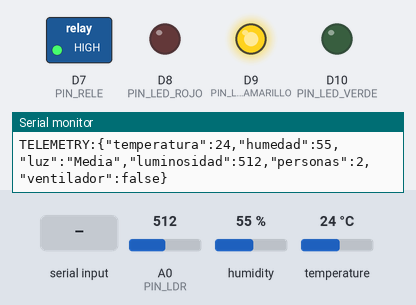
This sketch was run on a simulated Arduino Uno R4 WiFi. Shown: switched loads named in the sketch (green lamp = pin HIGH), output pins drawn as LEDs (lit = HIGH), the last lines printed to the serial monitor. Inputs (shaded band) come from the test bench; at power-on: temperature 24 °C, A0 (PIN_LDR) = 512, humidity 55 %.

Above: at 2.2 s.
2.3 s: temperature set to 27 °C
At 5.7 s:
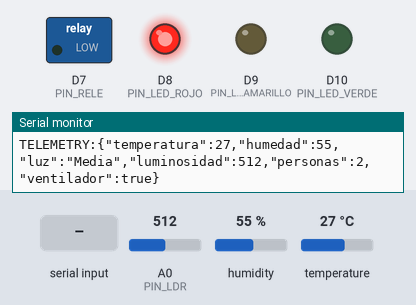
6.0 s: A0 (PIN_LDR) set to 364
7.5 s: A0 (PIN_LDR) set to 331
10.5 s: "FAN:0\n" received over Serial
At 11.7 s:
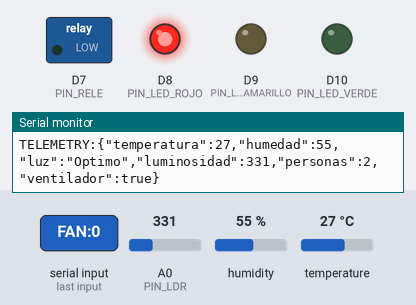
12.0 s: temperature set to 12 °C
At 14.0 s:
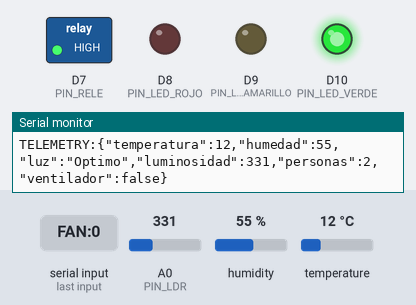
15.0 s: "FAN:1\n" received over Serial
At 15.4 s:
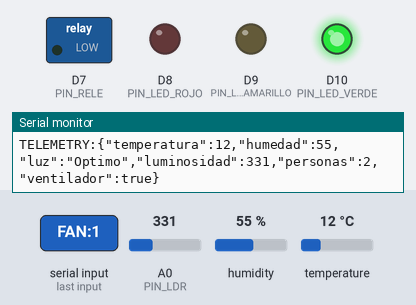
Timing chart, 0 to 17.5 s (numbered marks = the images above; inputs shaded):
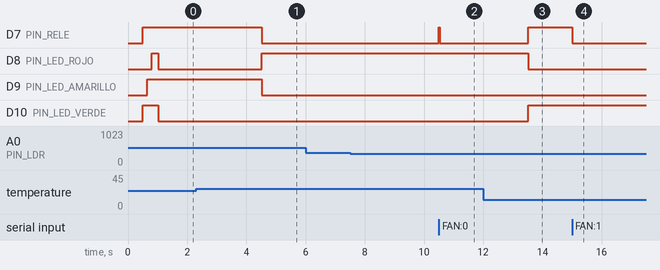

Measured:
- the behaviour switches between 25 and 26 °C on temperature (found by bisection; images 0 and 1)
- after the input at 2.3 s, D7 (PIN_RELE), D9 (PIN_LED_AMARILLO): HIGH → LOW after 2.2 s; D8 (PIN_LED_ROJO): LOW → HIGH after 2.2 s
- after the input at 10.5 s, D7 (PIN_RELE): LOW → HIGH at once, → LOW 0.02 s later
- after the input at 12.0 s, D7 (PIN_RELE), D10 (PIN_LED_VERDE): LOW → HIGH after 1.5 s; D8 (PIN_LED_ROJO): HIGH → LOW after 1.5 s
- after the input at 15.0 s, D7 (PIN_RELE): HIGH → LOW at once

The sketch:

sala_automatizada_uno_r4_wifi.ino
```cpp
/*
 * ==============================================================================
 * SISTEMA SALA AUTOMATIZADA - INACAP / ISO 27400
 * Placa: ARDUINO UNO R4 WIFI (Comunicacion Dual: Wi-Fi + USB Serial Bridge)
 * Umbral de Activacion Automatica del Ventilador: > 25.0 °C
 * ==============================================================================
 */

#include <WiFiS3.h>
#include <DHT.h>
#include <ArduinoJson.h>

// --- DEFINICION DE PINES ---
#define PIN_DHT           2   // Sensor DHT11 (Pin S)
#define TIPO_DHT          DHT11

#define PIN_LDR           A0  // Sensor LDR Fotoresistor (Pin AO)

#define PIN_LED_ROJO      8   // Semaforo - Pin R (> 25.0 °C)
#define PIN_LED_AMARILLO  9   // Semaforo - Pin Y (24.0 °C a 25.0 °C)
#define PIN_LED_VERDE     10  // Semaforo - Pin G (< 24.0 °C)

#define PIN_RELE          7   // Modulo Rele Songle (Pin IN - Activo en LOW)

// --- UMBRAL TERMICO AUTOMATICO ---
#define UMBRAL_VENTILADOR 25.0

// --- CONFIGURACION WI-FI ---
const char* WIFI_SSID = "TuNombreDeWiFi";
const char* WIFI_PASS = "TuClaveWiFi";

// Red Wi-Fi propia del Arduino (Access Point):
const char* AP_SSID = "SALA_AUTOMATIZADA";
const char* AP_PASS = "12345678";

DHT dht(PIN_DHT, TIPO_DHT);
WiFiServer server(80);

// --- VARIABLES GLOBALES ---
float temperatura = 24.0;
float humedad = 50.0;
int lecturaLdrActual = 0;
String estadoLuz = "Optimo";
bool ventiladorEncendido = false;
bool controlManualActivo = false;
int personasEstimadas = 2;

unsigned long ultimoMuestreo = 0;

// --- ENVIAR TELEMETRIA POR SERIAL (USB) ---
void enviarEstadoSerial() {
  StaticJsonDocument<256> doc;
  doc["temperatura"] = temperatura;
  doc["humedad"] = humedad;
  doc["luz"] = estadoLuz;
  doc["luminosidad"] = lecturaLdrActual;
  doc["personas"] = personasEstimadas;
  doc["ventilador"] = ventiladorEncendido;

  Serial.print("TELEMETRY:");
  serializeJson(doc, Serial);
  Serial.println();
}

// --- CONTROL DEL SEMAFORO FISICO ---
void actualizarSemaforo(float temp) {
  digitalWrite(PIN_LED_VERDE, LOW);
  digitalWrite(PIN_LED_AMARILLO, LOW);
  digitalWrite(PIN_LED_ROJO, LOW);

  if (temp > UMBRAL_VENTILADOR) {
    // Alerta (> 25.0 °C): LED Rojo
    digitalWrite(PIN_LED_ROJO, HIGH);
  } else if (temp >= 24.0) {
    // Precaucion (24.0 °C a 25.0 °C): LED Amarillo
    digitalWrite(PIN_LED_AMARILLO, HIGH);
  } else {
    // Optimo (< 24.0 °C): LED Verde
    digitalWrite(PIN_LED_VERDE, HIGH);
  }
}

// --- CONTROL DEL VENTILADOR VIA RELE (ACTIVO EN LOW) ---
void accionarVentilador(bool encender) {
  ventiladorEncendido = encender;
  // El modulo rele Songle SRD-05VDC-SL-C es Activo en BAJO (LOW = Encendido, HIGH = Apagado)
  digitalWrite(PIN_RELE, encender ? LOW : HIGH);
}

// --- LECTURA PERIODICA DE SENSORES ---
void leerSensores() {
  float t = dht.readTemperature();
  float h = dht.readHumidity();

  if (!isnan(t) && t > 0.0 && t < 80.0) {
    temperatura = t;
  }
  if (!isnan(h) && h >= 0.0 && h <= 100.0) {
    humedad = h;
  }

  lecturaLdrActual = analogRead(PIN_LDR);
  if (lecturaLdrActual < 350) {
    estadoLuz = "Optimo";
  } else if (lecturaLdrActual < 750) {
    estadoLuz = "Media";
  } else {
    estadoLuz = "Baja";
  }

  // Actualizar semaforo LED segun la temperatura real
  actualizarSemaforo(temperatura);

  // Regla automatica OT:
  // 1) Si la temperatura esta por encima de 25.0 °C, encender ventilador automaticamente
  if (temperatura > UMBRAL_VENTILADOR && !ventiladorEncendido) {
    accionarVentilador(true);
  }
  // 2) Si baja a 25.0 °C o menos y no fue forzado manualmente desde la app, apagarlo automaticamente
  else if (temperatura <= UMBRAL_VENTILADOR && !controlManualActivo && ventiladorEncendido) {
    accionarVentilador(false);
  }

  // Enviar datos actualizados por USB Serial para sincronizar con la App y Firebase
  enviarEstadoSerial();
}

// --- RECIBIR COMANDOS DESDE USB SERIAL ---
void revisarComandosSerial() {
  while (Serial.available() > 0) {
    String cmd = Serial.readStringUntil('\n');
    cmd.trim();
    if (cmd.length() == 0) continue;

    if (cmd == "FAN:1" || cmd.indexOf("\"ventilador\":true") >= 0) {
      controlManualActivo = true;
      accionarVentilador(true);
      enviarEstadoSerial();
    } else if (cmd == "FAN:0" || cmd.indexOf("\"ventilador\":false") >= 0) {
      controlManualActivo = false;
      accionarVentilador(false);
      enviarEstadoSerial();
    } else if (cmd == "STATUS" || cmd == "GET") {
      enviarEstadoSerial();
    }
  }
}

// --- SETUP INICIAL ---
void setup() {
  Serial.begin(115200);
  delay(500);

  pinMode(PIN_RELE, OUTPUT);
  accionarVentilador(false); // Inicia APAGADO (PIN_RELE en HIGH)

  pinMode(PIN_LED_ROJO, OUTPUT);
  pinMode(PIN_LED_AMARILLO, OUTPUT);
  pinMode(PIN_LED_VERDE, OUTPUT);

  dht.begin();

  // Testeo visual rapido del semaforo
  digitalWrite(PIN_LED_VERDE, HIGH);
  delay(150);
  digitalWrite(PIN_LED_AMARILLO, HIGH);
  delay(150);
  digitalWrite(PIN_LED_ROJO, HIGH);
  delay(200);

  // Primera lectura inmediata de sensores
  leerSensores();

  // Configurar Wi-Fi
  if (String(WIFI_SSID) != "TuNombreDeWiFi" && String(WIFI_SSID).length() > 0) {
    WiFi.begin(WIFI_SSID, WIFI_PASS);
    int intentos = 0;
    while (WiFi.status() != WL_CONNECTED && intentos < 10) {
      delay(400);
      intentos++;
    }
  }

  if (WiFi.status() != WL_CONNECTED) {
    WiFi.beginAP(AP_SSID, AP_PASS);
  }

  server.begin();
  enviarEstadoSerial();
}

// --- ATENCION DE PETICIONES HTTP WI-FI ---
void atenderCliente(WiFiClient& client) {
  String peticion = "";
  String cuerpo = "";
  bool finCabeceras = false;
  bool esPost = false;
  unsigned long inicio = millis();

  while (client.connected() && (millis() - inicio < 1500)) {
    if (client.available()) {
      char c = client.read();
      if (!finCabeceras) {
        peticion += c;
        if (peticion.endsWith("\r\n\r\n")) {
          finCabeceras = true;
          if (peticion.startsWith("POST /ventilador")) {
            esPost = true;
          } else {
            break;
          }
        }
      } else if (esPost) {
        cuerpo += c;
        if (cuerpo.indexOf("}") >= 0) break;
      }
    }
  }

  if (peticion.startsWith("GET /estado")) {
    StaticJsonDocument<256> doc;
    doc["temperatura"] = temperatura;
    doc["humedad"] = humedad;
    doc["luz"] = estadoLuz;
    doc["personas"] = personasEstimadas;
    doc["ventilador"] = ventiladorEncendido;

    String jsonSalida;
    serializeJson(doc, jsonSalida);

    client.println("HTTP/1.1 200 OK");
    client.println("Content-Type: application/json");
    client.println("Connection: close");
    client.print("Content-Length: ");
    client.println(jsonSalida.length());
    client.println();
    client.println(jsonSalida);
  } else if (peticion.startsWith("POST /ventilador")) {
    StaticJsonDocument<128> doc;
    deserializeJson(doc, cuerpo);

    if (doc.containsKey("ventilador")) {
      bool nuevoEstado = doc["ventilador"].as<bool>();
      controlManualActivo = nuevoEstado;
      accionarVentilador(nuevoEstado);
      enviarEstadoSerial();
    }

    client.println("HTTP/1.1 200 OK");
    client.println("Content-Type: application/json");
    client.println("Connection: close");
    client.println();
    client.println("{\"status\":\"OK\",\"ventilador\":" + String(ventiladorEncendido ? "true" : "false") + "}");
  } else {
    client.println("HTTP/1.1 404 Not Found");
    client.println("Connection: close");
    client.println();
  }

  delay(5);
  client.stop();
}

// --- BUCLE PRINCIPAL ---
void loop() {
  revisarComandosSerial();

  WiFiClient client = server.available();
  if (client) {
    atenderCliente(client);
  }

  // Muestreo de sensores cada 1.5 segundos
  if (millis() - ultimoMuestreo >= 1500) {
    ultimoMuestreo = millis();
    leerSensores();
  }
}
```
